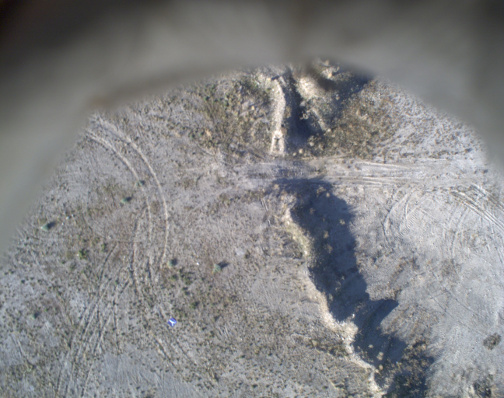
#> input picture client/example.jpg, 504 x 398 px
$ python opencv.py
#> lines starting #> are read from the running program, lines starting #| are printed output that depends on the picture
'''
Autor: Knowles,D.
Date: 6/26/18
'''
import cv2
import numpy as np
from matplotlib import pyplot as plt

img = cv2.imread('example.jpg')   #imread('name',0) = grayscale
#> img is the input picture: shape (398, 504, 3); mean B, G, R 132.1, 131.2, 131
# reorder to plot in matlab
b,g,r = cv2.split(img)
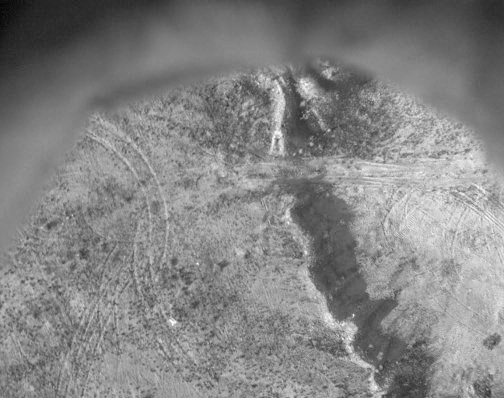
#> b: shape (398, 504); min 3, max 255, mean 132.1
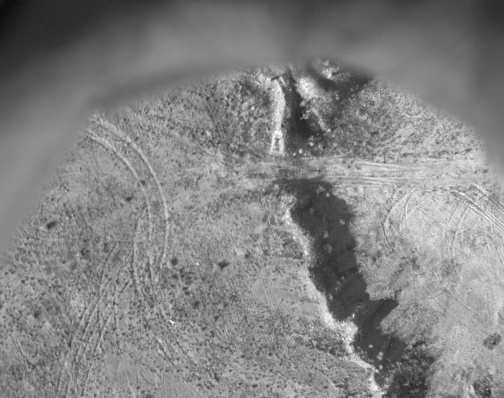
#> g: shape (398, 504); min 10, max 255, mean 131.2
img2 = cv2.merge([r,g,b])
#print(img)         # if file path is wrong, doesn't auto error
cv2.imshow('BGR',img)
cv2.imshow('RGB',img2)
key_input = cv2.waitKey(0)
#> (key Esc is pressed here)
while key_input != 27 or key_input != ord('s'):
    if key_input == 27:
        cv2.destroyAllWindows()
        #cv2.destroyWindow('Image Name')
        break
    elif key_input == ord('s'):
        cv2.imwrite('test_image1.jpg',img)
        cv2.destroyAllWindows()
        break
    key_input = cv2.waitKey(0)

$ run again, with client/frame0400.jpg copied over client/example.jpg
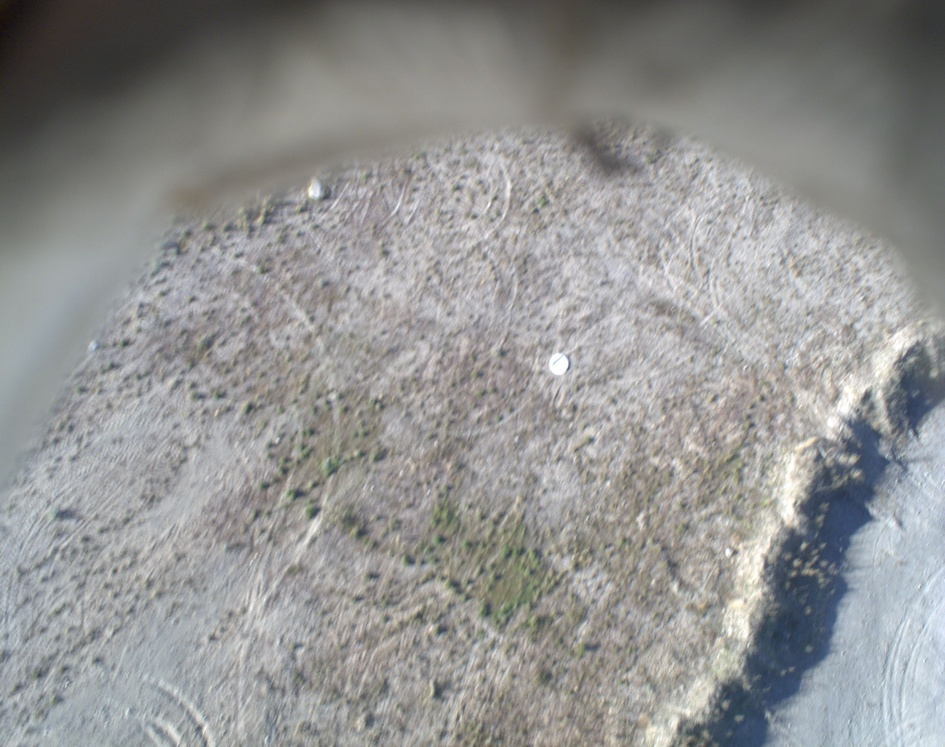
#> input picture client/frame0400.jpg, 945 x 747 px, shrunk from 2592 x 2048 before the run
#> img is the input picture: shape (747, 945, 3); mean B, G, R 146.1, 146.9, 146.6
#> `b,g,r = cv2.split(img)`:
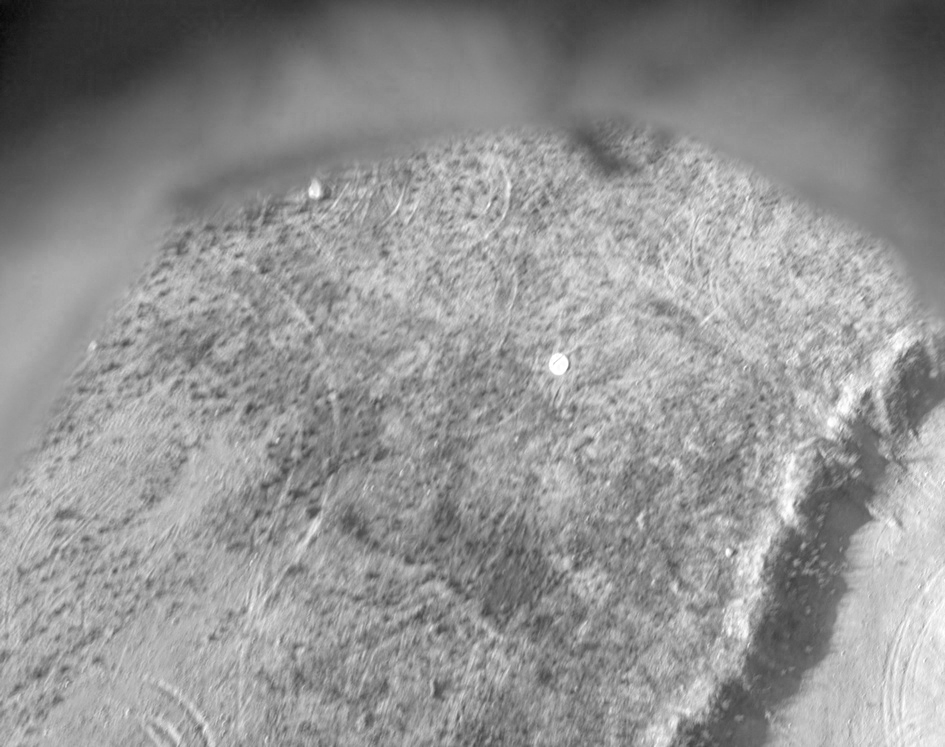
#> b: shape (747, 945); min 6, max 255, mean 146.1
#> `b,g,r = cv2.split(img)`:
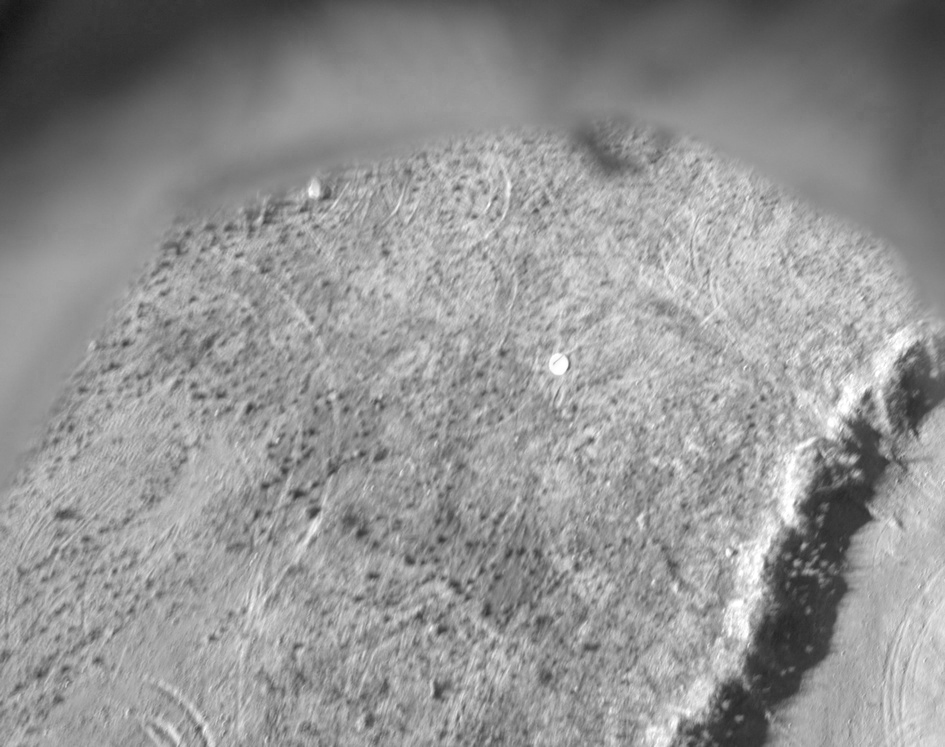
#> r: shape (747, 945); min 20, max 255, mean 146.6
